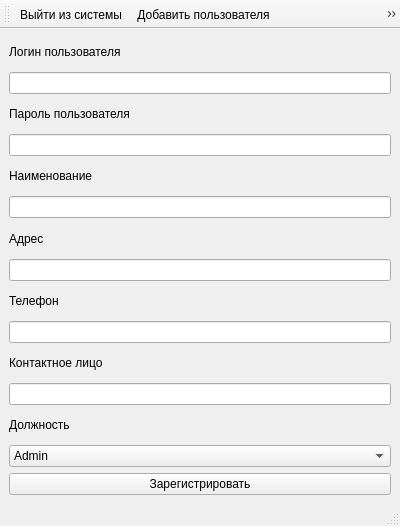
<?xml version="1.0" encoding="UTF-8"?>
<ui version="4.0">
 <class>AdminWindow</class>
 <widget class="QMainWindow" name="AdminWindow">
  <property name="geometry">
   <rect>
    <x>0</x>
    <y>0</y>
    <width>400</width>
    <height>526</height>
   </rect>
  </property>
  <property name="minimumSize">
   <size>
    <width>400</width>
    <height>526</height>
   </size>
  </property>
  <property name="windowTitle">
   <string>MainWindow</string>
  </property>
  <widget class="QWidget" name="centralwidget">
   <layout class="QVBoxLayout" name="verticalLayout">
    <item>
     <widget class="QLabel" name="label_5">
      <property name="text">
       <string>Логин пользователя</string>
      </property>
     </widget>
    </item>
    <item>
     <widget class="QLineEdit" name="lineEditLogin"/>
    </item>
    <item>
     <widget class="QLabel" name="label_6">
      <property name="text">
       <string>Пароль пользователя</string>
      </property>
     </widget>
    </item>
    <item>
     <widget class="QLineEdit" name="lineEditPassword"/>
    </item>
    <item>
     <widget class="QLabel" name="label">
      <property name="text">
       <string>Наименование</string>
      </property>
     </widget>
    </item>
    <item>
     <widget class="QLineEdit" name="lineEditName"/>
    </item>
    <item>
     <widget class="QLabel" name="label_2">
      <property name="text">
       <string>Адрес</string>
      </property>
     </widget>
    </item>
    <item>
     <widget class="QLineEdit" name="lineEditAddress"/>
    </item>
    <item>
     <widget class="QLabel" name="label_3">
      <property name="text">
       <string>Телефон</string>
      </property>
     </widget>
    </item>
    <item>
     <widget class="QLineEdit" name="lineEditTelephone"/>
    </item>
    <item>
     <widget class="QLabel" name="label_4">
      <property name="text">
       <string>Контактное лицо</string>
      </property>
     </widget>
    </item>
    <item>
     <widget class="QLineEdit" name="lineEditContactFace"/>
    </item>
    <item>
     <widget class="QLabel" name="label_7">
      <property name="text">
       <string>Должность</string>
      </property>
     </widget>
    </item>
    <item>
     <widget class="QComboBox" name="comboBox">
      <item>
       <property name="text">
        <string>Admin</string>
       </property>
      </item>
      <item>
       <property name="text">
        <string>Worker</string>
       </property>
      </item>
      <item>
       <property name="text">
        <string>User</string>
       </property>
      </item>
     </widget>
    </item>
    <item>
     <widget class="QPushButton" name="pushButton_1">
      <property name="text">
       <string>Зарегистрировать</string>
      </property>
      <property name="shortcut">
       <string>Return</string>
      </property>
     </widget>
    </item>
   </layout>
  </widget>
  <widget class="QMenuBar" name="menubar">
   <property name="geometry">
    <rect>
     <x>0</x>
     <y>0</y>
     <width>400</width>
     <height>37</height>
    </rect>
   </property>
  </widget>
  <widget class="QStatusBar" name="statusbar"/>
  <widget class="QToolBar" name="toolBar">
   <property name="windowTitle">
    <string>toolBar</string>
   </property>
   <attribute name="toolBarArea">
    <enum>TopToolBarArea</enum>
   </attribute>
   <attribute name="toolBarBreak">
    <bool>false</bool>
   </attribute>
   <addaction name="action_1"/>
   <addaction name="action_2"/>
   <addaction name="action_3"/>
  </widget>
  <action name="action_1">
   <property name="text">
    <string>Выйти из системы</string>
   </property>
   <property name="shortcut">
    <string>Esc</string>
   </property>
  </action>
  <action name="action_2">
   <property name="text">
    <string>Добавить пользователя</string>
   </property>
  </action>
  <action name="action_3">
   <property name="text">
    <string>Удалить пользователя</string>
   </property>
   <property name="shortcut">
    <string>Right</string>
   </property>
  </action>
 </widget>
 <resources/>
 <connections/>
</ui>
